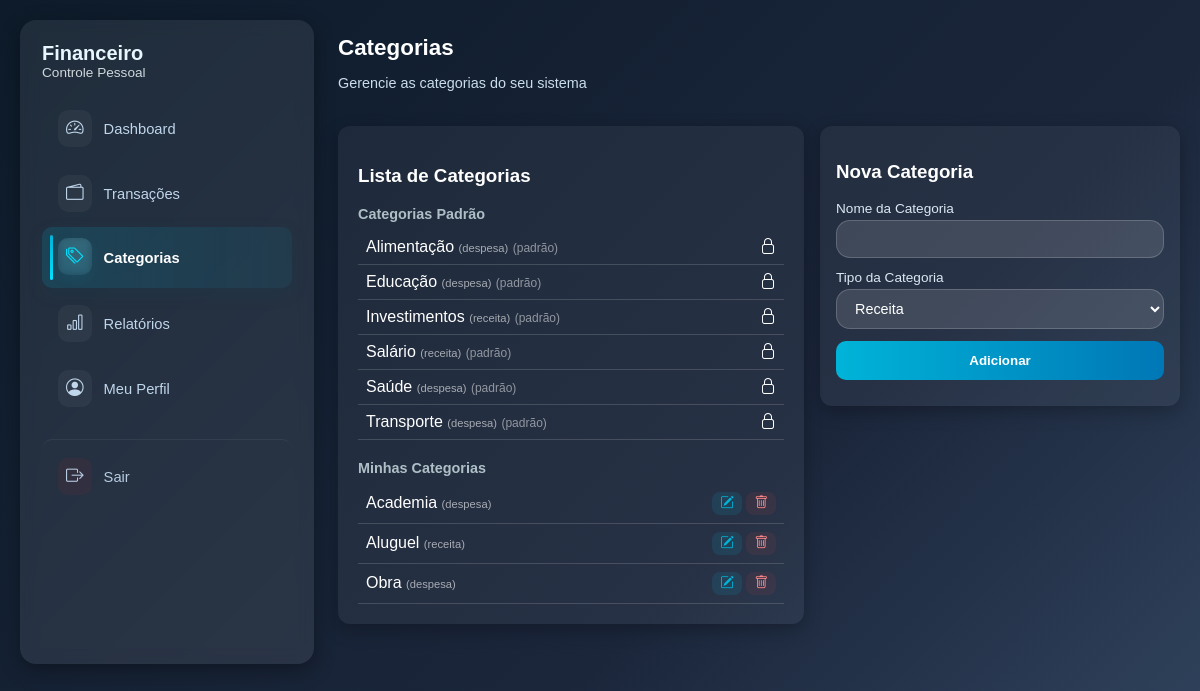
The page /categorias.php (signed in) on the database its author committed.
### tables this page shows
CREATE TABLE `categorias` (
  `id` int(11) NOT NULL,
  `usuario_id` int(11) DEFAULT NULL,
  `nome` varchar(80) NOT NULL,
  `cor` varchar(7) DEFAULT NULL,
  `tipo` enum('receita','despesa') NOT NULL,
  `criado_em` timestamp NOT NULL DEFAULT current_timestamp()
);

### categorias.php (the view, shortened to what this page needs)
<?php
require_once 'includes/db_connect.php';
$usuario_id = $_SESSION['usuario_id'] ?? 1;
$stmt = $pdo->prepare("
  SELECT id, nome, usuario_id, tipo
  FROM categorias
  WHERE usuario_id IS NULL OR usuario_id = ?
  ORDER BY usuario_id IS NULL DESC, nome ASC
");
$stmt->execute([$usuario_id]);
$categorias = $stmt->fetchAll(PDO::FETCH_ASSOC);
?>
<!doctype html>
<html lang="pt-BR">
<head>
  <link rel="stylesheet" href="assets/css/dashboard.css">
  <link rel="stylesheet" href="https://cdn.jsdelivr.net/npm/bootstrap-icons@1.13.1/font/bootstrap-icons.min.css">
</head>
<body>
<div class="app-layout">
  <aside class="sidebar">
      <div class="brand"><div class="logo">Financeiro</div><div class="small">Controle Pessoal</div></div>
      <?php
$current = basename($_SERVER['PHP_SELF']);
?>
<nav class="nav">
  <a class="nav-item <?= $current === 'dashboard.php' ? 'active' : '' ?>" href="dashboard.php">
    <i class="bi bi-speedometer2"></i> Dashboard
  </a>
  <a class="nav-item <?= $current === 'transacoes.php' ? 'active' : '' ?>" href="transacoes.php">
    <i class="bi bi-wallet2"></i> Transações
  </a>
  <a class="nav-item <?= $current === 'categorias.php' ? 'active' : '' ?>" href="categorias.php">
    <i class="bi bi-tags"></i> Categorias
  </a>
  <a class="nav-item <?= $current === 'relatorios.php' ? 'active' : '' ?>" href="relatorios.php">
    <i class="bi bi-bar-chart"></i> Relatórios
  </a>
  <a class="nav-item <?= $current === 'perfil.php' ? 'active' : '' ?>" href="perfil.php">
    <i class="bi bi-person-circle"></i> Meu Perfil
  </a>
  <a class="nav-item logout <?= $current === 'logout.php' ? 'active' : '' ?>" href="logout.php">
    <i class="bi bi-box-arrow-right"></i> Sair
  </a>
</nav>
  </aside>
  <main class="main">
    <header class="topbar">
      <div class="welcome">
        <h1>Categorias</h1>
        <p class="muted">Gerencie as categorias do seu sistema</p>
      </div>
    </header>
    <div class="content-grid" style="display:flex; gap:16px;">
        <section style="flex:1;">
        <div class="panel" style="padding:20px;">
    <h3 style="margin-bottom:18px;">Lista de Categorias</h3>
    <?php
      $globais = array_filter($categorias, fn($c) => is_null($c['usuario_id']));
      $minhas  = array_filter($categorias, fn($c) => !is_null($c['usuario_id']));
    ?>
    <h4 style="margin-bottom:8px;opacity:.7;font-size:.9rem;">Categorias Padrão</h4>
    <table class="table" style="margin-bottom:20px;">
      <tbody>
        <?php foreach($globais as $c): ?>
          <tr>
            <td><?= htmlspecialchars($c['nome']) ?>
            <small style="opacity:.6;font-size:.70rem;">(<?= $c['tipo'] ?>)</small>
            <span style="opacity:.5;font-size:.75rem">(padrão)</span></td>
            <td class="align-right" ><i class="bi bi-lock" title="Categoria padrão protegida" ></i></td>
          </tr>
        <?php endforeach; ?>
      </tbody>
    </table>
    <h4 style="margin-bottom:8px;opacity:.7;font-size:.9rem;">Minhas Categorias</h4>
    <table class="table">
      <tbody>
        <?php foreach($minhas as $c): ?>
          <tr>
            <td><?= htmlspecialchars($c['nome']) ?>
            <small style="opacity:.6;font-size:.70rem;">(<?= $c['tipo'] ?>)</small></td>
            <td class="align-right">
              <a href="?edit=<?= $c['id'] ?>" class="btn-edit btn-mini" data-tooltip="Editar categoria"><i class="bi bi-pencil-square"></i></a>
              <form style="display:inline;" method="post" onsubmit="return confirm('Excluir categoria?');">
                <button class="btn-delete btn-mini" data-tooltip="Excluir categoria"><i class="bi bi-trash"></i></button>
              </form>
            </td>
          </tr>
        <?php endforeach; ?>
      </tbody>
    </table>
</div>
        </section>
        <aside class="right-col" style="width:360px;">
          <div class="panel">
            <?php
              $editMode = false;
              $catEdit = null;
            ?>
            <h3><?= $editMode ? 'Editar Categoria' : 'Nova Categoria' ?></h3>
            <form method="post">
              <label style="display:flex;flex-direction:column;gap:4px;font-weight:500;font-size:.85rem;color:#dce7f3;">
                Nome da Categoria
                <input required class="input-panel" type="text" name="nome" value="<?= $editMode ? htmlspecialchars($catEdit['nome']) : '' ?>">
              </label>
              <label style="display:flex;flex-direction:column;gap:4px;font-size:.85rem;color:#dce7f3;margin-top:12px;">
                  Tipo da Categoria
                  <select name="tipo" class="input-panel-tip" required>
                    <option value="receita" <?= ($editMode && $catEdit['tipo']=='receita' ? 'selected' : '') ?>>Receita</option>
                  </select>
                </label>
              <button class="btn-custom" style="margin-top:12px;" data-tooltip="Adicionar categoria">Adicionar</button>
            </form>
          </div>
        </aside>
    </div>
  </main>
</div>
</body>
</html>

### assets/css/dashboard.css (style rules this page uses)
body { background: linear-gradient(135deg, #0d1b2a, #1b263b, #415a77, #778da9); background-size: 200% 200%; animation: gradientBG 12s ease infinite; color: #fff; font-family: 'Poppins', sans-serif; margin: 0; padding: 0; }
.app-layout { display: flex; flex-wrap: wrap; min-height: auto; padding: 20px; gap: 24px; overflow-y: visible; }
.sidebar { width: 250px; background: rgba(255, 255, 255, 0.08); border-radius: 16px; padding: 22px; display: flex; flex-direction: column; gap: 18px; box-shadow: 0 6px 20px rgba(0, 0, 0, 0.35); backdrop-filter: blur(8px); transition: all 0.3s ease; }
.brand .logo { font-weight: 700; font-size: 1.25rem; color: #e6f7ff; }
.brand .small { color: #cfd8dc; font-size: 0.85rem; }
.nav { display: flex; flex-direction: column; gap: 4px; padding-bottom: 20px; }
.nav-item { color: #dbeaf7; border-radius: 10px; font-weight: 600; cursor: pointer; transition: all 0.3s ease; display: flex; align-items: center; gap: 12px; padding: 12px 16px; color: #d2e9ff; font-size: .92rem; font-weight: 500; border-radius: 10px; transition: .25s; opacity: .9; }
.nav-item i { font-size: 1.1rem; padding: 8px; border-radius: 10px; background: rgba(255,255,255,0.05); backdrop-filter: blur(4px); transition: .25s; }
.sidebar .nav .nav-item.active { background: linear-gradient(90deg, rgba(0,180,216,0.16), rgba(0,180,216,0.08)); color: #ffffff !important; font-weight: 700; opacity: 1 !important; box-shadow: 0 6px 18px rgba(2, 85, 102, 0.12); transform: translateY(-1px); }
.sidebar .nav .nav-item.active i { background: linear-gradient(180deg, rgba(255,255,255,0.06), rgba(255,255,255,0.02)); color: #00e1ff; box-shadow: 0 4px 12px rgba(0,180,216,0.08); transform: translateY(-1px); }
.sidebar .nav .nav-item.active::before { content: ""; position: absolute; left: 8px; top: 8px; bottom: 8px; width: 3px; border-radius: 3px; background: linear-gradient(180deg,#00b4d8,#00e1ff); }
.sidebar .nav { position: relative; }
.sidebar .nav .nav-item { position: relative; }
.nav-item.logout { margin-top: 16px; border-top: 1px solid rgba(255,255,255,0.08); padding-top: 18px; opacity: .85; }
.nav-item.logout i { background: rgba(255, 50, 50, 0.08); }
.main { flex: 1; display: flex; flex-direction: column; gap: 20px; min-width: 0; overflow-y: visible; padding-bottom: 40px; }
.topbar { display: flex; justify-content: space-between; align-items: center; flex-wrap: wrap; gap: 10px; }
.welcome h1 { font-size: 1.4rem; margin-bottom: 4px; }
.muted { color: #cbdcec; font-size: 0.9rem; }
.content-grid { display: grid; grid-template-columns: 300px 1fr 340px; gap: 18px; align-items: start; }
.panel { background: rgba(255, 255, 255, 0.05); padding: 16px; border-radius: 12px; box-shadow: 0 6px 18px rgba(0, 0, 0, 0.25); }
.panel h4 { margin-bottom: 12px; color: #eafdff; }
.btn-mini { padding: 4px 8px; border-radius: 8px; font-size: 0.85rem; cursor: pointer; }
.btn-edit { background: rgba(0,180,216,0.12); color: #00b4d8; border: none; }
.btn-delete { background: rgba(255,77,77,0.08); color: #ff8a8a; border: none; }
@media (max-width: 1200px) { .content-grid { grid-template-columns: 1fr; } }
.btn-custom { background: linear-gradient(90deg, #00b4d8, #0077b6); border: none; color: #fff; width: 100%; font-weight: 600; margin-top: 20px; margin-bottom: 10px; padding: 12px; border-radius: 10px; transition: all 0.3s ease; cursor: pointer; }
a { text-decoration: none; }
[data-tooltip] { position: relative; }
[data-tooltip]::after { content: attr(data-tooltip); position: absolute; padding: 6px 10px; background: rgba(0,0,0,.8); color: white; border-radius: 6px; font-size: 11px; white-space: nowrap; top: -32px; opacity: 0; transform: translateY(-6px); pointer-events: none; transition: .2s; }
[data-tooltip]::after { content: attr(data-tooltip); position: absolute; top: -40px; left: 50%; transform: translateX(-50%); background: rgba(0, 0, 0, 0.85); color: #fff; padding: 6px 10px; border-radius: 6px; font-size: 12px; white-space: nowrap; opacity: 0; pointer-events: none; transition: .15s ease-in-out; z-index: 9999; box-shadow: 0 4px 12px rgba(0,0,0,.25); }
[data-tooltip]::before { content: ''; position: absolute; top: -12px; left: 50%; transform: translateX(-50%); border: 6px solid transparent; border-top-color: rgba(0,0,0,0.85); opacity: 0; transition: .15s ease-in-out; }

### rows shown on the page
categorias: nome "Alimentação", tipo "despesa"
categorias: nome "Educação", tipo "despesa"
categorias: nome "Investimentos", tipo "receita"
categorias: nome "Salário", tipo "receita"
categorias: nome "Saúde", tipo "despesa"
categorias: nome "Transporte", tipo "despesa"
categorias: nome "Academia", tipo "despesa"
categorias: nome "Aluguel", tipo "receita"
categorias: nome "Obra", tipo "despesa"
